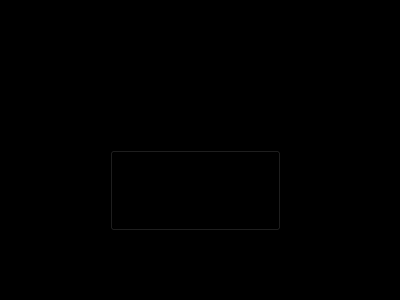
<?xml version="1.0" encoding="UTF-8"?>
<ui version="4.0">
 <class>MenuOpciones</class>
 <widget class="QMainWindow" name="MenuOpciones">
  <property name="geometry">
   <rect>
    <x>0</x>
    <y>0</y>
    <width>400</width>
    <height>300</height>
   </rect>
  </property>
  <property name="windowTitle">
   <string>MainWindow</string>
  </property>
  <property name="styleSheet">
   <string notr="true">background-color: rgb(0, 0, 0);</string>
  </property>
  <widget class="QWidget" name="centralwidget">
   <widget class="QLabel" name="label">
    <property name="geometry">
     <rect>
      <x>110</x>
      <y>30</y>
      <width>161</width>
      <height>81</height>
     </rect>
    </property>
    <property name="styleSheet">
     <string notr="true">background-image: url(:/Imagines Finales/OpcionesT.png);</string>
    </property>
    <property name="text">
     <string/>
    </property>
   </widget>
   <widget class="QPushButton" name="btnPantalla">
    <property name="geometry">
     <rect>
      <x>110</x>
      <y>150</y>
      <width>171</width>
      <height>81</height>
     </rect>
    </property>
    <property name="styleSheet">
     <string notr="true">background-image: url(:/Imagines Finales/Pantallab.png);</string>
    </property>
    <property name="text">
     <string/>
    </property>
   </widget>
  </widget>
 </widget>
 <resources/>
 <connections/>
</ui>
